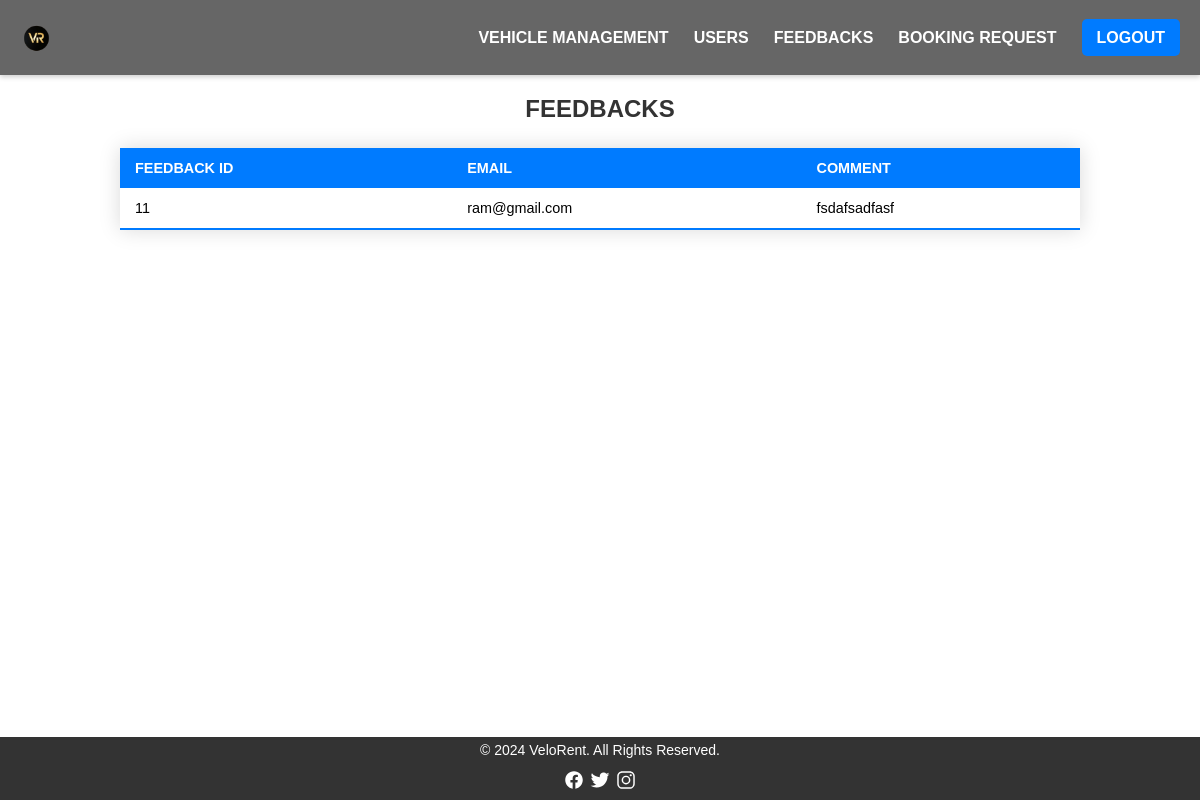
Screenshot of /admindash.php with the database file from the repository.
### tables this page shows
CREATE TABLE `feedback` (
  `FED_ID` int(11) NOT NULL,
  `EMAIL` varchar(255) NOT NULL,
  `COMMENT` text NOT NULL
);

### admindash.php (the view, shortened to what this page needs)
<!DOCTYPE html>
<html lang="en">
<head>
</head>
<body>
<div class="main-content">
    <div class="navbar">
          <img style="height: 50px; " src="images\icon.png" alt="">
        <div class="menu">
            <ul>
                <li><a href="adminvehicle.php">VEHICLE MANAGEMENT</a></li>
                <li><a href="adminusers.php">USERS</a></li>
                <li><a href="admindash.php">FEEDBACKS</a></li>
                <li><a href="adminbook.php">BOOKING REQUEST</a></li>
                <li><a href="index.php" class="button">LOGOUT</a></li>
            </ul>
        </div>
    </div>
    <h1 class="header">FEEDBACKS</h1>
    <table class="content-table">
        <thead>
            <tr>
                <th>FEEDBACK ID</th>
                <th>EMAIL</th>
                <th>COMMENT</th>
            </tr>
        </thead>
        <tbody>
        <?php
            require_once('connection.php');
            $query = "SELECT * FROM feedback";
            $queryy = mysqli_query($con, $query);
            while ($res = mysqli_fetch_array($queryy)) {
        ?>
            <tr>
                <td><?php echo $res['FED_ID']; ?></td>
                <td><?php echo $res['EMAIL']; ?></td>
                <td><?php echo $res['COMMENT']; ?></td>
            </tr>
        <?php } ?>
        </tbody>
    </table>
</div>
<footer>
    <p>&copy; 2024 VeloRent. All Rights Reserved.</p>
    <div class="socials">
        <a href="#"><ion-icon name="logo-facebook"></ion-icon></a>
        <a href="#"><ion-icon name="logo-twitter"></ion-icon></a>
        <a href="#"><ion-icon name="logo-instagram"></ion-icon></a>
    </div>
</footer>
</body>
</html>

### admindash.php (style rules this page uses)
* { margin: 0; padding: 0; box-sizing: border-box; }
body { font-family: Arial, sans-serif; display: flex; flex-direction: column; min-height: 100vh; }
.main-content { flex: 1; padding-bottom: 60px; }
.navbar { width: 100%; height: 75px; background-color: rgba(0, 0, 0, 0.6); display: flex; align-items: center; justify-content: space-between; padding: 0 20px; box-shadow: 0 2px 5px rgba(0, 0, 0, 0.2); }
.menu ul { display: flex; gap: 25px; list-style: none; }
.menu ul li a { text-decoration: none; color: white; font-weight: bold; font-size: 16px; transition: color 0.3s; }
.content-table { border-collapse: collapse; font-size: 0.9em; width: 80%; margin: 25px auto; box-shadow: 0 0 20px rgba(0, 0, 0, 0.15); overflow: hidden; }
.content-table thead tr { background-color: #007bff; color: white; text-align: left; }
.content-table th, .content-table td { padding: 12px 15px; }
.content-table tbody tr { border-bottom: 1px solid #dddddd; }
.content-table tbody tr:last-of-type { border-bottom: 2px solid #007bff; }
.header { text-align: center; font-size: 24px; font-weight: bold; margin-top: 20px; color: #333; }
.button { background: #007bff; border: none; padding: 10px 15px; border-radius: 5px; color: white; cursor: pointer; transition: background 0.3s; text-decoration: none; font-weight: bold; }
footer { position: fixed; bottom: 0; left: 0; width: 100%; background: #333; color: #fff; text-align: center; padding: 5px 0; }
footer p { margin: 0; font-size: 14px; margin-bottom: 12px; }
.socials a { color: white; font-size: 20px; margin: 1px; transition: color 0.3s; }

### rows the page displays
feedback: FED_ID "11", EMAIL "ram@gmail.com", COMMENT "fsdafsadfasf"
